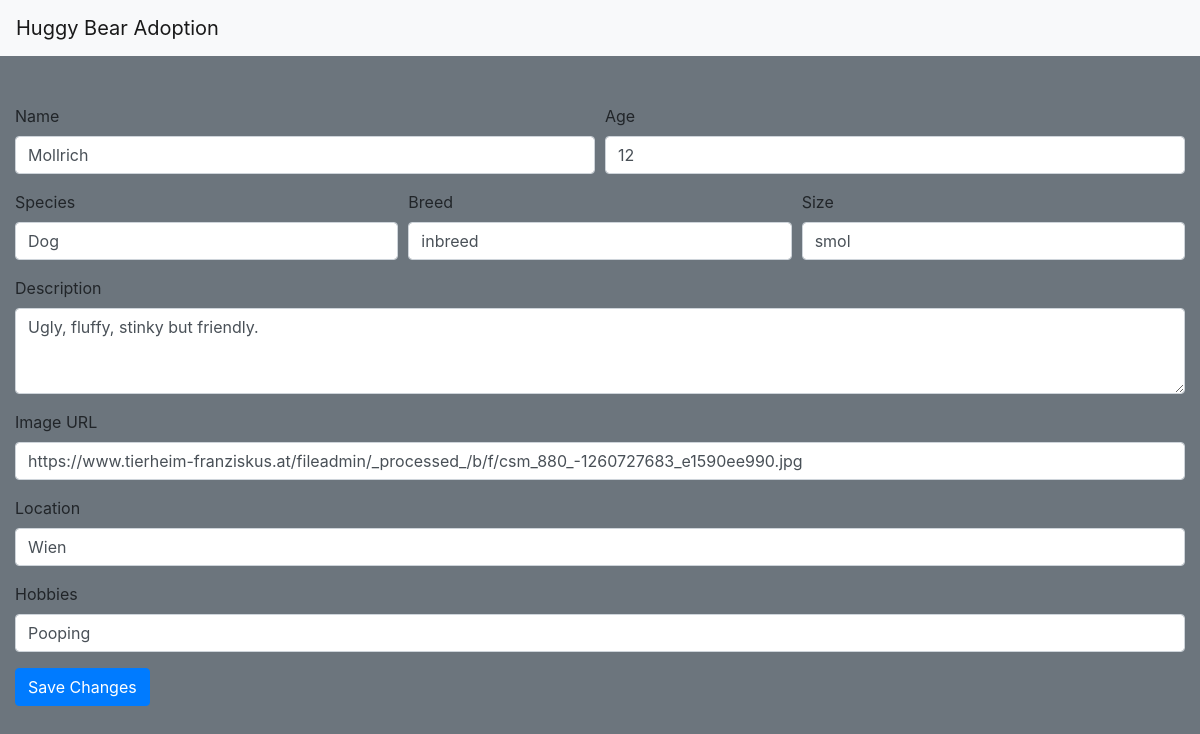
Screenshot of /update.php?animal_id=19 (signed in) with the database file from the repository.
### tables this page shows
CREATE TABLE `animals` (
  `animal_id` int(11) NOT NULL,
  `name` varchar(50) NOT NULL,
  `species` varchar(100) NOT NULL,
  `breed` varchar(100) NOT NULL,
  `description` varchar(2000) NOT NULL,
  `age` int(3) NOT NULL,
  `size` varchar(20) NOT NULL,
  `image` varchar(500) NOT NULL,
  `location` varchar(500) NOT NULL,
  `hobbies` varchar(200) NOT NULL
);

### update.php (the view, shortened to what this page needs)
<?php
	require_once 'actions/db_connect.php';
	if ($_GET["animal_id"]) {
		$animal_id = $_GET["animal_id"];
		$sql = "SELECT * FROM animals WHERE animal_id = $animal_id";
		$result = mysqli_query($conn, $sql);
		$row = $result->fetch_assoc();
	}elseif ($_GET["userId"]) {
    $userId = $_GET["userId"];
    $sql = "SELECT * FROM users WHERE userId = $userId";
    $result = mysqli_query($conn, $sql);
    $row = $result->fetch_assoc();
  }
?>
<!DOCTYPE html>
<html>
<head>
    <link rel="stylesheet" href="https://stackpath.bootstrapcdn.com/bootstrap/4.4.1/css/bootstrap.min.css">
</head>
<body class="bg-secondary">
  <nav class="navbar navbar-light bg-light mb-5">
    <a class="navbar-brand" href="index.php">
    Huggy Bear Adoption
    </a>
  </nav>
  <div class="container-fluid">
    <?php
      if ($_GET["animal_id"]) {
        echo "
          <form action='actions/a_update.php' method='post'>
            <input type='hidden' name='id' value='" . $row['animal_id'] . "'>
            <div class='form-row'>
              <div class='form-group col-md-6'>
                <label for='inputName'>Name</label>
                <input type='text' name='name' class='form-control' id='inputName' value='" . $row['name'] . "'>
              </div>
              <div class='form-group col-md-6'>
                <label for='inputAge'>Age</label>
                <input type='text' name='age' class='form-control' id='inputAge' value='" . $row['age'] . "'>
              </div>
            </div>
            <div class='form-row'>
              <div class='form-group col-md-4'>
                <label for='inputSpecies'>Species</label>
                <input type='text' name='species' class='form-control' id='inputSpecies' value='" . $row['species'] . "'>
              </div>
              <div class='form-group col-md-4'>
                <label for='inputBreed'>Breed</label>
                <input type='text' name='breed' class='form-control' id='inputBreed' value='" . $row['breed'] . "'>
              </div>
              <div class='form-group col-md-4'>
                <label for='inputSize'>Size</label>
                <input type='text' name='size' class='form-control' id='inputSize' value='" . $row['size'] . "'>
              </div>
            </div>
            <div class='form-group'>
              <label for='inputDescription'>Description</label>
                <textarea class='form-control' name='description' id='inputDescription' rows='3'>" . $row['description'] . "</textarea>
              </div>
            <div class='form-group'>
              <label for='inputImage'>Image URL</label>
              <input type='text' name='image' class='form-control' id='inputImage' value='" . $row['image'] . "'>
            </div>
            <div class='form-group'>
              <label for='inputLocation'>Location</label>
              <input type='text' name='location' class='form-control' id='inputLocation' value='" . $row['location'] . "'>
            </div>
            <div class='form-group'>
              <label for='inputHobbies'>Hobbies</label>
              <input type='text' name='hobbies' class='form-control' id='inputHobbies' value='" . $row['hobbies'] . "'>
            </div>
            <button type='submit' class='btn btn-primary'>Save Changes</button>
          </form>
        ";
      }
    ?>
  </div>
</body>
</html>

### rows the page displays
animals: name "Mollrich", age "12", species "Dog", breed "inbreed", size "smol", description "Ugly, fluffy, stinky but friendly.", image "https://www.tierheim-franziskus.at/fileadmin/_processed_/b/f/csm_880_-1260727683_e1590ee990.jpg", location "Wien", hobbies "Pooping"
